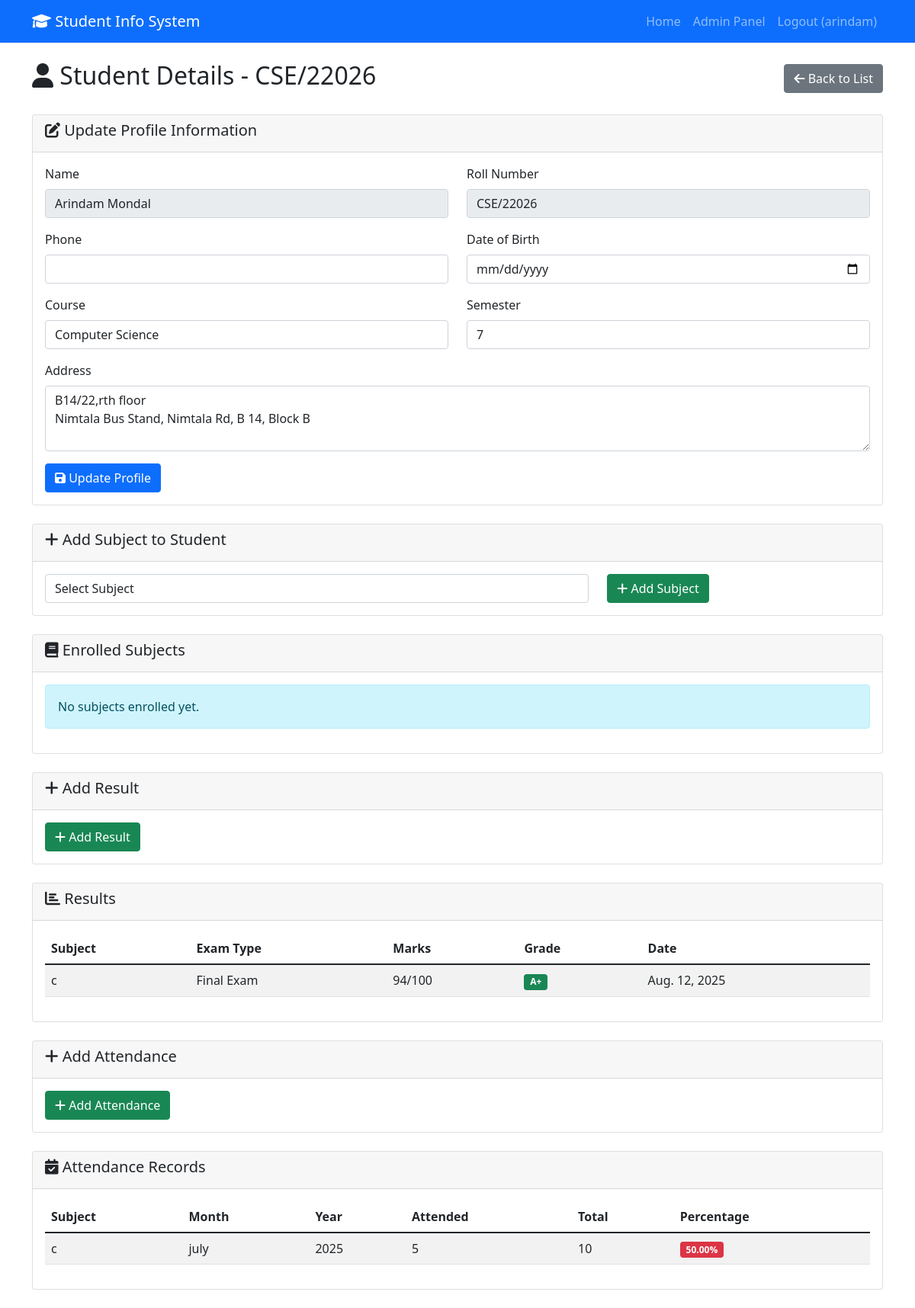
The app's page /admin-panel/student/1/ (signed in) with its own data.
### main/models.py (models this page shows, shortened)
class StudentProfile(models.Model):
    user = models.OneToOneField(User, on_delete=models.CASCADE)
    roll_number = models.CharField(max_length=20, unique=True)
    phone = models.CharField(max_length=15, blank=True, null=True)
    address = models.TextField(blank=True, null=True)
    date_of_birth = models.DateField(blank=True, null=True)
    course = models.CharField(max_length=100, blank=True, null=True)
    semester = models.IntegerField(blank=True, null=True)
    profile_completed = models.BooleanField(default=False)
    created_at = models.DateTimeField(auto_now_add=True)
    updated_at = models.DateTimeField(auto_now=True)

class Result(models.Model):
    GRADE_CHOICES = [
        ('A+', 'A+ (90-100)'),
        ('A', 'A (80-89)'),
        ('B+', 'B+ (70-79)'),
        ('B', 'B (60-69)'),
        ('C+', 'C+ (50-59)'),
        ('C', 'C (40-49)'),
        ('F', 'F (Below 40)'),
    ]
    student = models.ForeignKey(StudentProfile, on_delete=models.CASCADE, related_name='results')
    subject = models.ForeignKey(Subject, on_delete=models.CASCADE)
    marks_obtained = models.IntegerField(validators=[MinValueValidator(0), MaxValueValidator(100)])
    total_marks = models.IntegerField(default=100)
    grade = models.CharField(max_length=2, choices=GRADE_CHOICES)
    exam_date = models.DateField()
    exam_type = models.CharField(max_length=50, default='Final Exam')
    class Meta:
        unique_together = ('student', 'subject', 'exam_type')

class Subject(models.Model):
    name = models.CharField(max_length=100)
    code = models.CharField(max_length=20, unique=True)
    credits = models.IntegerField(default=3)

class Attendance(models.Model):
    student = models.ForeignKey(StudentProfile, on_delete=models.CASCADE, related_name='attendance_records')
    subject = models.ForeignKey(Subject, on_delete=models.CASCADE)
    total_classes = models.IntegerField(validators=[MinValueValidator(1)])
    classes_attended = models.IntegerField(validators=[MinValueValidator(0)])
    attendance_percentage = models.DecimalField(max_digits=5, decimal_places=2)
    month = models.CharField(max_length=20)
    year = models.IntegerField()
    class Meta:
        unique_together = ('student', 'subject', 'month', 'year')

### main/views.py (the view)
# urls.py: path('admin-panel/student/<int:student_id>/', views.student_detail, name='student_detail'),
@user_passes_test(is_staff_or_superuser)
def student_detail(request, student_id):
    student = get_object_or_404(StudentProfile, id=student_id)
    if request.method == 'POST':
        profile_form = StudentProfileForm(request.POST, instance=student)
        if profile_form.is_valid():
            student_profile = profile_form.save(commit=False)
            student_profile.profile_completed = True
            student_profile.save()
            messages.success(request, 'Student profile updated successfully!')
            return redirect('student_detail', student_id=student.id)
    else:
        profile_form = StudentProfileForm(instance=student)
    subjects = StudentSubject.objects.filter(student=student).select_related('subject')
    results = Result.objects.filter(student=student).select_related('subject')
    attendance_records = Attendance.objects.filter(student=student).select_related('subject')
    context = {
        'student': student,
        'profile_form': profile_form,
        'subjects': subjects,
        'results': results,
        'attendance_records': attendance_records,
        'all_subjects': Subject.objects.all(),
    }
    return render(request, 'admin_panel/student_detail.html', context)

### main/forms.py
class StudentProfileForm(forms.ModelForm):
    class Meta:
        model = StudentProfile
        fields = ['phone', 'address', 'date_of_birth', 'course', 'semester']
        widgets = {
            'date_of_birth': forms.DateInput(attrs={'type': 'date', 'class': 'form-control'}),
            'address': forms.Textarea(attrs={'rows': 3, 'class': 'form-control'}),
            'phone': forms.TextInput(attrs={'class': 'form-control'}),
            'course': forms.TextInput(attrs={'class': 'form-control'}),
            'semester': forms.NumberInput(attrs={'class': 'form-control'}),
        }

### main/views.py (called while the page is built)
def is_staff_or_superuser(user):
    return user.is_staff or user.is_superuser

### main/templates/admin_panel/student_detail.html (shortened to what this page needs)
{% extends 'base.html' %}
{% block content %}
<div class="row">
    <div class="col-md-12">
        <div class="d-flex justify-content-between align-items-center mb-4">
            <h2><i class="fas fa-user"></i> Student Details - {{ student.roll_number }}</h2>
            <a href="{% url 'student_list' %}" class="btn btn-secondary">
                <i class="fas fa-arrow-left"></i> Back to List
            </a>
        </div>
    </div>
</div>
<div class="row mb-4">
    <div class="col-md-12">
        <div class="card">
            <div class="card-header">
                <h5><i class="fas fa-edit"></i> Update Profile Information</h5>
            </div>
            <div class="card-body">
                <form method="post">
                    <div class="row">
                        <div class="col-md-6 mb-3">
                            <label class="form-label">Name</label>
                            <input type="text" class="form-control" value="{{ student.user.get_full_name }}" readonly>
                        </div>
                        <div class="col-md-6 mb-3">
                            <label class="form-label">Roll Number</label>
                            <input type="text" class="form-control" value="{{ student.roll_number }}" readonly>
                        </div>
                    </div>
                    <div class="row">
                        <div class="col-md-6 mb-3">
                            <label class="form-label">Phone</label>
                            {{ profile_form.phone }}
                        </div>
                        <div class="col-md-6 mb-3">
                            <label class="form-label">Date of Birth</label>
                            {{ profile_form.date_of_birth }}
                        </div>
                    </div>
                    <div class="row">
                        <div class="col-md-6 mb-3">
                            <label class="form-label">Course</label>
                            {{ profile_form.course }}
                        </div>
                        <div class="col-md-6 mb-3">
                            <label class="form-label">Semester</label>
                            {{ profile_form.semester }}
                        </div>
                    </div>
                    <div class="mb-3">
                        <label class="form-label">Address</label>
                        {{ profile_form.address }}
                    </div>
                    <button type="submit" class="btn btn-primary">
                        <i class="fas fa-save"></i> Update Profile
                    </button>
                </form>
            </div>
        </div>
    </div>
</div>
<div class="row mb-4">
    <div class="col-md-12">
        <div class="card">
            <div class="card-header">
                <h5><i class="fas fa-plus"></i> Add Subject to Student</h5>
            </div>
            <div class="card-body">
                <form method="post" action="{% url 'add_subject_to_student' student.id %}">
                    <div class="row">
                        <div class="col-md-8">
                            <select name="subject_id" class="form-control" required>
                                <option value="">Select Subject</option>
                            </select>
                        </div>
                        <div class="col-md-4">
                            <button type="submit" class="btn btn-success">
                                <i class="fas fa-plus"></i> Add Subject
                            </button>
                        </div>
                    </div>
                </form>
            </div>
        </div>
    </div>
</div>
<div class="row mb-4">
    <div class="col-md-12">
        <div class="card">
            <div class="card-header">
                <h5><i class="fas fa-book"></i> Enrolled Subjects</h5>
            </div>
            <div class="card-body">
                {% if subjects %}
                    <div class="table-responsive">
                        <table class="table table-striped">
                            <thead>
                                <tr>
                                    <th>Subject Code</th>
                                    <th>Subject Name</th>
                                    <th>Credits</th>
                                    <th>Enrolled Date</th>
                                </tr>
                            </thead>
                            <tbody>
                                {% for subject_enrollment in subjects %}
                                <tr>
                                    <td>{{ subject_enrollment.subject.code }}</td>
                                    <td>{{ subject_enrollment.subject.name }}</td>
                                    <td>{{ subject_enrollment.subject.credits }}</td>
                                    <td>{{ subject_enrollment.enrolled_date }}</td>
                                </tr>
                                {% endfor %}
                            </tbody>
                        </table>
                    </div>
                {% else %}
                    <div class="alert alert-info">No subjects enrolled yet.</div>
                {% endif %}
            </div>
        </div>
    </div>
</div>
<div class="row mb-4">
    <div class="col-md-12">
        <div class="card">
            <div class="card-header">
                <h5><i class="fas fa-plus"></i> Add Result</h5>
            </div>
            <div class="card-body">
                <form method="post" action="{% url 'add_result' student.id %}">
                    <button type="submit" class="btn btn-success">
                        <i class="fas fa-plus"></i> Add Result
                    </button>
                </form>
            </div>
        </div>
    </div>
</div>
<div class="row mb-4">
    <div class="col-md-12">
        <div class="card">
            <div class="card-header">
                <h5><i class="fas fa-chart-bar"></i> Results</h5>
            </div>
            <div class="card-body">
                {% if results %}
                    <div class="table-responsive">
                        <table class="table table-striped">
                            <thead>
                                <tr>
                                    <th>Subject</th>
                                    <th>Exam Type</th>
                                    <th>Marks</th>
                                    <th>Grade</th>
                                    <th>Date</th>
                                </tr>
                            </thead>
                            <tbody>
                                {% for result in results %}
                                <tr>
                                    <td>{{ result.subject.name }}</td>
                                    <td>{{ result.exam_type }}</td>
                                    <td>{{ result.marks_obtained }}/{{ result.total_marks }}</td>
                                    <td>
                                        <span class="badge {% if result.grade == 'A+' or result.grade == 'A' %}bg-success{% elif result.grade == 'B+' or result.grade == 'B' %}bg-warning{% else %}bg-danger{% endif %}">
                                            {{ result.grade }}
                                        </span>
                                    </td>
                                    <td>{{ result.exam_date }}</td>
                                </tr>
                                {% endfor %}
                            </tbody>
                        </table>
                    </div>
                {% else %}
                    <div class="alert alert-info">No results added yet.</div>
                {% endif %}
            </div>
        </div>
    </div>
</div>
<div class="row mb-4">
    <div class="col-md-12">
        <div class="card">
            <div class="card-header">
                <h5><i class="fas fa-plus"></i> Add Attendance</h5>
            </div>
            <div class="card-body">
                <form method="post" action="{% url 'add_attendance' student.id %}">
                    <button type="submit" class="btn btn-success">
                        <i class="fas fa-plus"></i> Add Attendance
                    </button>
                </form>
            </div>
        </div>
    </div>
</div>
<div class="row mb-4">
    <div class="col-md-12">
        <div class="card">
            <div class="card-header">
                <h5><i class="fas fa-calendar-check"></i> Attendance Records</h5>
            </div>
            <div class="card-body">
                {% if attendance_records %}
                    <div class="table-responsive">
                        <table class="table table-striped">
                            <thead>
                                <tr>
                                    <th>Subject</th>
                                    <th>Month</th>
                                    <th>Year</th>
                                    <th>Attended</th>
                                    <th>Total</th>
                                    <th>Percentage</th>
                                </tr>
                            </thead>
                            <tbody>
                                {% for attendance in attendance_records %}
                                <tr>
                                    <td>{{ attendance.subject.name }}</td>
                                    <td>{{ attendance.month }}</td>
                                    <td>{{ attendance.year }}</td>
                                    <td>{{ attendance.classes_attended }}</td>
                                    <td>{{ attendance.total_classes }}</td>
                                    <td>
                                        <span class="badge {% if attendance.attendance_percentage >= 80 %}bg-success{% elif attendance.attendance_percentage >= 60 %}bg-warning{% else %}bg-danger{% endif %}">
                                            {{ attendance.attendance_percentage }}%
                                        </span>
                                    </td>
                                </tr>
                                {% endfor %}
                            </tbody>
                        </table>
                    </div>
                {% else %}
                    <div class="alert alert-info">No attendance records added yet.</div>
                {% endif %}
            </div>
        </div>
    </div>
</div>
{% endblock %}

### main/templates/base.html (shortened to what this page needs)
<!DOCTYPE html>
<html lang="en">
<head>
    <link href="https://cdn.jsdelivr.net/npm/bootstrap@5.1.3/dist/css/bootstrap.min.css" rel="stylesheet">
    <link href="https://cdnjs.cloudflare.com/ajax/libs/font-awesome/6.0.0/css/all.min.css" rel="stylesheet">
</head>
<body>
    <nav class="navbar navbar-expand-lg navbar-dark bg-primary">
        <div class="container">
            <a class="navbar-brand" href="{% url 'home' %}">
                <i class="fas fa-graduation-cap"></i> Student Info System
            </a>
            <div class="navbar-nav ms-auto">
                <a class="nav-link" href="{% url 'home' %}">Home</a>
                {% if user.is_authenticated %}
                    {% if user.is_staff or user.is_superuser %}
                        <a class="nav-link" href="{% url 'admin_dashboard' %}">Admin Panel</a>
                    {% else %}
                        <a class="nav-link" href="{% url 'student_dashboard' %}">Dashboard</a>
                    {% endif %}
                    <a class="nav-link" href="#" onclick="handleLogout(event)">Logout ({{ user.username }})</a>
                {% else %}
                    <a class="nav-link" href="{% url 'student_login' %}">Login</a>
                    <a class="nav-link" href="{% url 'student_register' %}">Register</a>
                {% endif %}
            </div>
        </div>
    </nav>
    <div class="container mt-4">
        {% block content %}
        {% endblock %}
    </div>
</body>
</html>

### records on screen
StudentProfile: roll_number "CSE/22026", user.get_full_name "Arindam Mondal", course "Computer Science", semester "7", address "B14/22,rth floor Nimtala Bus Stand, Nimtala Rd, B 14, Block B"
Result: subject.name "c", exam_type "Final Exam", marks_obtained "94", total_marks "100", grade "A+", exam_date "Aug. 12, 2025"
Attendance: subject.name "c", month "july", year "2025", classes_attended "5", total_classes "10", attendance_percentage "50.00"

### other values on screen
{{ user.username }} "arindam"
